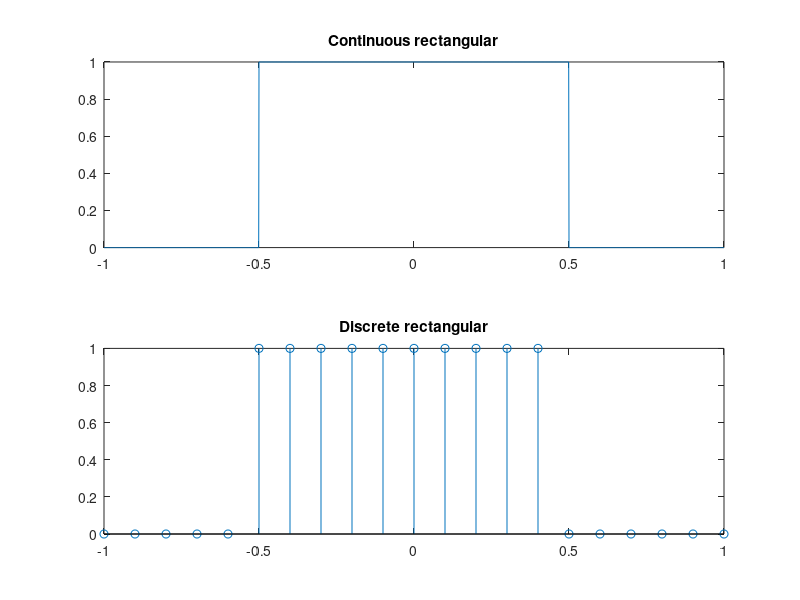

This chart was generated by the following MATLAB code:
f=1000;
t=-1:1/f:1;
a=rectpuls(t);
subplot(2,1,1);
plot(t,a);
title('Continuous rectangular');


f=1000;
t=-1:.1:1;
a=rectpuls(t);
subplot(2,1,2);
stem(t,a);
title('Discrete rectangular');